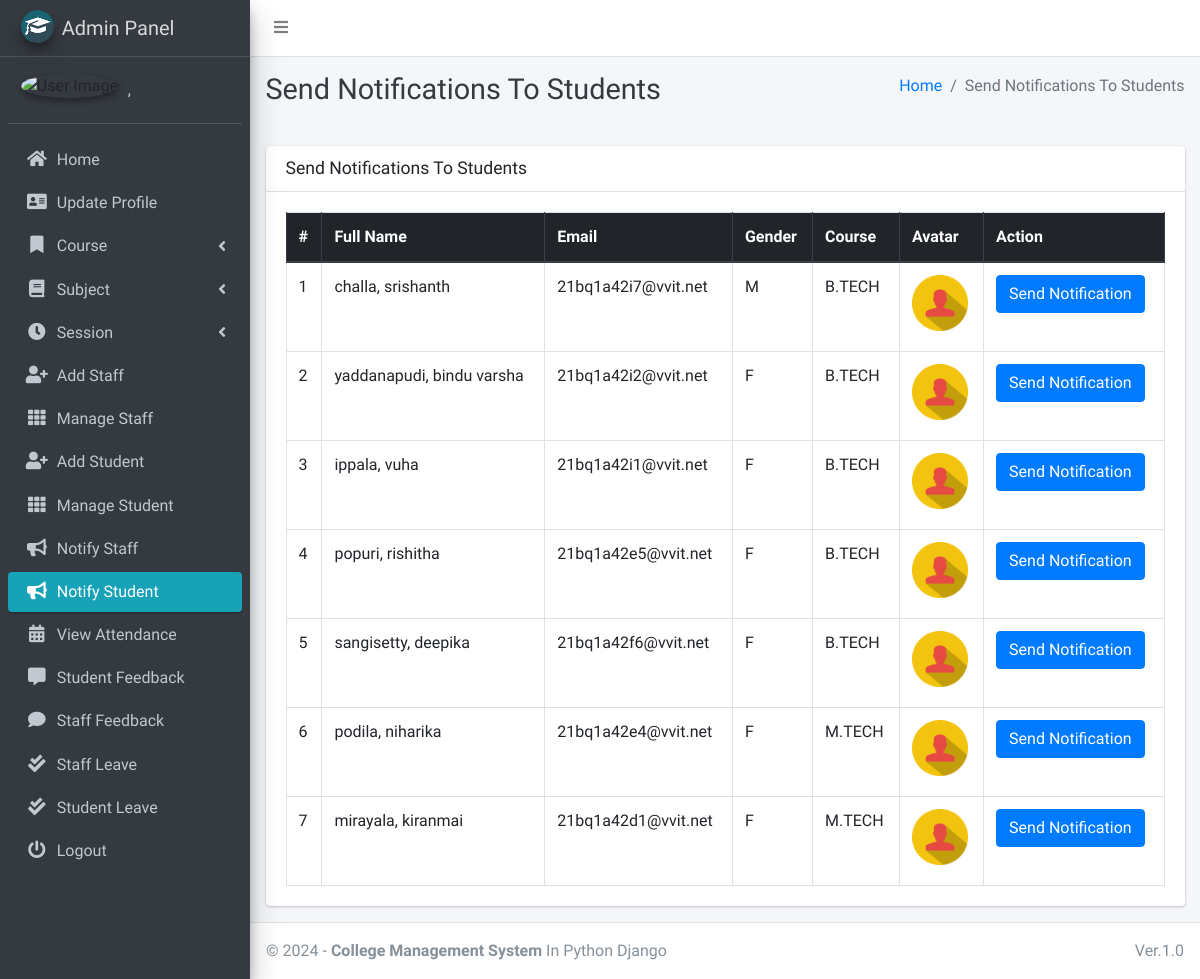
Page /admin_notify_student (signed in) on the committed database.
### main_app/models.py (models this page shows, shortened)
class CustomUser(AbstractUser):
    USER_TYPE = ((1, "HOD"), (2, "Staff"), (3, "Student"))
    GENDER = [("M", "Male"), ("F", "Female")]
    username = None  # Removed username, using email instead
    email = models.EmailField(unique=True)
    user_type = models.CharField(default=1, choices=USER_TYPE, max_length=1)
    gender = models.CharField(max_length=1, choices=GENDER)
    profile_pic = models.ImageField()
    address = models.TextField()
    fcm_token = models.TextField(default="")  # For firebase notifications
    created_at = models.DateTimeField(auto_now_add=True)
    updated_at = models.DateTimeField(auto_now=True)
    USERNAME_FIELD = "email"
    REQUIRED_FIELDS = []
    objects = CustomUserManager()
    def __str__(self):
        return self.last_name + ", " + self.first_name

class Student(models.Model):
    admin = models.OneToOneField(CustomUser, on_delete=models.CASCADE)
    course = models.ForeignKey(Course, on_delete=models.DO_NOTHING, null=True, blank=False)
    session = models.ForeignKey(Session, on_delete=models.DO_NOTHING, null=True)

class Course(models.Model):
    name = models.CharField(max_length=120)
    created_at = models.DateTimeField(auto_now_add=True)
    updated_at = models.DateTimeField(auto_now=True)

### main_app/hod_views.py (the view)
# urls.py: path("admin_notify_student", hod_views.admin_notify_student,
def admin_notify_student(request):
    student = CustomUser.objects.filter(user_type=3)
    context = {
        'page_title': "Send Notifications To Students",
        'students': student
    }
    return render(request, "hod_template/student_notification.html", context)

### main_app/templates/hod_template/student_notification.html (shortened to what this page needs)
{% extends 'main_app/base.html' %}
{% load static %}
{% block page_title %}{{page_title}}{% endblock page_title %}
{% block content %}
<section class="content">
    <div class="container-fluid">
        <div class="row">
            <div class="col-md-12">
                <div class="card">
                    <div class="card-header">
                        <h3 class="card-title">{{page_title}}</h3>
                    </div>
                    <div class="card-body">
                        <table id="example2" class="table table-bordered table-hover">
                            <thead class="thead-dark">
                                <tr>
                                    <th>#</th>
                                    <th>Full Name</th>
                                    <th>Email</th>
                                    <th>Gender</th>
                                    <th>Course</th>
                                    <th>Avatar</th>
                                    <th>Action</th>
                                </tr>
                            </thead>
                            <tbody>
                                {% for student in students %}
                                <tr>
                                    <td>{{ forloop.counter }}</td>
                                    <td>{{student.last_name}}, {{student.first_name}}</td>
                                    <td>{{student.email}}</td>
                                    <td>{{student.gender}}</td>
                                    <td>{{student.student.course.name}}</td>
                                    <td>
                                        {% if student.profile_pic == ""  %}
                                        No Image
                                        {% else %}
                                        <img class="img img-fluid mb-2" height="56" width="56"
                                            src="{{student.profile_pic}}" alt="">
                                        {% endif %}
                                    </td>
                                    <td><button data-toggle = "modal" data-target = "#myModal"class="btn btn-primary show_notification" value="{{student.id}}">Send Notification</button>
                                    </td>
                                </tr>
                                {% endfor %}
                            </tbody>
                        </table>
                    </div>
                </div>
            </div>
        </div>
    </div>
</section>
{% endblock content %}

### main_app/templates/main_app/sidebar_template.html (shortened to what this page needs)
{% load static %}
<aside class="main-sidebar sidebar-dark-info elevation-4">
    {% if request.user.user_type == '1' %}
    <a href="{% url 'admin_home' %}" class="brand-link">
        <img src="{% static 'dist/img/cmsl.png' %} " alt="AdminLTE Logo"
            class="brand-image img-circle elevation-3" >
        <span class="brand-text font-weight-light">Admin Panel</span>
    </a>
    <div class="sidebar">
        <div class="user-panel mt-3 pb-3 mb-3 d-flex">
            <div class="image">
                <img src="{{ request.user.profile_pic}}" class="img-circle elevation-2" alt="User Image">
            </div>
            <div class="info">
                <a href="#" class="d-block">{{user}}</a>
            </div>
        </div>
        <nav class="mt-2">
            <ul class="nav nav-pills nav-sidebar flex-column" data-widget="treeview" role="menu" data-accordion="false">
                <li class="nav-item">
                    {% url 'admin_home' as admin_home %}
                    <a href="{{admin_home}}" class="nav-link {% if admin_home == request.path %} active {% endif %}">
                        <i class="nav-icon fas fa-home"></i>
                        <p>
                            Home
                        </p>
                    </a>
                </li>
                <li class="nav-item">
                    {% url 'admin_view_profile' as admin_view_profile %}
                    <a href="{{admin_view_profile}}"
                        class="nav-link {% if admin_view_profile == request.path %} active {% endif %}">
                        <i class="nav-icon fas fa-address-card"></i>
                        <p>
                            Update Profile
                        </p>
                    </a>
                </li>
                <li class="nav-item has-treeview">
                    <a href="#" class="nav-link">
                        <i class="nav-icon fas fa-bookmark"></i>
                        <p>
                            Course
                            <i class="fas fa-angle-left right"></i>
                        </p>
                    </a>
                </li>
                <li class="nav-item has-treeview">
                    <a href="#" class="nav-link">
                        <i class="nav-icon fas fa-book"></i>
                        <p>
                            Subject
                            <i class="fas fa-angle-left right"></i>
                        </p>
                    </a>
                </li>
                <li class="nav-item has-treeview">
                    <a href="#" class="nav-link">
                        <i class="nav-icon fas fa-clock"></i>
                        <p>
                            Session
                            <i class="fas fa-angle-left right"></i>
                        </p>
                    </a>
                </li>
                <li class="nav-item">
                    {% url 'add_staff' as add_staff %}
                    <a href="{{add_staff}}" class="nav-link {% if add_staff == request.path %} active {% endif %}">
                        <i class="nav-icon fas fa-user-plus"></i>
                        <p>
                            Add Staff
                        </p>
                    </a>
                </li>
                <li class="nav-item">
                    {% url 'manage_staff' as manage_staff %}
                    {% url 'edit_staff' staff_id as edit_staff %}
                    <a href="{{manage_staff}}"
                        class="nav-link {% if manage_staff == request.path or request.path == edit_staff %} active {% endif %}">
                        <i class="nav-icon fas fa-th"></i>
                        <p>
                            Manage Staff
                        </p>
                    </a>
                </li>
                <li class="nav-item">
                    {% url 'add_student' as add_student%}
                    <a href="{{add_student}}" class="nav-link  {% if add_student == request.path %} active {% endif %}">
                        <i class="nav-icon fas fa-user-plus"></i>
                        <p>
                            Add Student
                        </p>
                    </a>
                </li>
                <li class="nav-item">
                    {% url 'manage_student' as manage_student %}
                    {% url 'edit_student' student_id as edit_student %}
                    <a href="{{manage_student}}"
                        class="nav-link  {% if edit_student == request.path or manage_student == request.path %} active {% endif %}">
                        <i class="nav-icon fas fa-th"></i>
                        <p>
                            Manage Student
                        </p>
                    </a>
                </li>
                <li class="nav-item">
                    {% url 'admin_notify_staff' as admin_notify_staff %}
                    <a href="{{admin_notify_staff}}"
                        class="nav-link {% if admin_notify_staff == request.path %} active {% endif %}">
                        <i class="nav-icon fas fa-bullhorn"></i>
                        <p>
                            Notify Staff
                        </p>
                    </a>
                </li>
                <li class="nav-item">
                    {% url 'admin_notify_student' as admin_notify_student %}
                    <a href="{{admin_notify_student}}"
                        class="nav-link {% if admin_notify_student == request.path %} active {% endif %}">
                        <i class="nav-icon fas fa-bullhorn"></i>
                        <p>
                            Notify Student
                        </p>
                    </a>
                </li>
                <li class="nav-item">
                    {% url 'admin_view_attendance' as admin_view_attendance %}
                <li class="nav-item">
                    <a href="{{admin_view_attendance}}"
                        class="nav-link  {% if admin_view_attendance == request.path %} active {% endif %}">
                        <i class="nav-icon fas fa-calendar-alt"></i>
                        <p>
                            View Attendance
                        </p>
                    </a>
                </li>
                <li class="nav-item">
                    {% url 'student_feedback_message' as student_feedback_message %}
                    <a href="{{ student_feedback_message }}"
                        class="nav-link  {% if student_feedback_message == request.path %} active {% endif %}">
                        <i class="nav-icon fas fa-comment-alt"></i>
                        <p>
                            Student Feedback
                        </p>
                    </a>
                </li>
                <li class="nav-item">
                    {% url 'staff_feedback_message' as staff_feedback_message %}
                    <a href="{{staff_feedback_message}}"
                        class="nav-link   {% if staff_feedback_message == request.path %} active {% endif %}">
                        <i class="nav-icon fas fa-comment"></i>
                        <p>
                            Staff Feedback
                        </p>
                    </a>
                </li>
                <li class="nav-item">
                    {% url 'view_staff_leave' as view_staff_leave %}
                    <a href="{{view_staff_leave}}"
                        class="nav-link  {% if view_staff_leave == request.path %} active {% endif %}">
                        <i class="nav-icon fas fa-check-double"></i>
                        <p>
                            Staff Leave
                        </p>
                    </a>
                </li>
                <li class="nav-item">
                    {% url 'view_student_leave' as view_student_leave %}
                    <a href="{% url 'view_student_leave' %}"
                        class="nav-link  {% if view_student_leave == request.path %} active {% endif %}">
                        <i class="nav-icon fas fa-check-double"></i>
                        <p>
                            Student Leave
                        </p>
                    </a>
                </li>
                                        {% endif %}
                                        <li class="nav-item">
                                            <a href="{% url 'user_logout' %}"
                                                onclick="return confirm('Your session would be terminated.\n\nProceed?')"
                                                class="nav-link">
                                                <i class="nav-icon fas fa-power-off"></i>
                                                <p>
                                                    Logout
                                                </p>
                                            </a>
                                        </li>
                                    </ul>
                                </nav>
                            </div>
</aside>

### rows in the picture
CustomUser: last_name+first_name ","
CustomUser: last_name "challa", first_name "srishanth", email "21bq1a42i7@vvit.net", gender "M", student.course.name "B.TECH", profile_pic (picture)
CustomUser: last_name "yaddanapudi", first_name "bindu varsha", email "21bq1a42i2@vvit.net", gender "F", student.course.name "B.TECH", profile_pic (picture)
CustomUser: last_name "ippala", first_name "vuha", email "21bq1a42i1@vvit.net", gender "F", student.course.name "B.TECH", profile_pic (picture)
CustomUser: last_name "popuri", first_name "rishitha", email "21bq1a42e5@vvit.net", gender "F", student.course.name "B.TECH", profile_pic (picture)
CustomUser: last_name "sangisetty", first_name "deepika", email "21bq1a42f6@vvit.net", gender "F", student.course.name "B.TECH", profile_pic (picture)
CustomUser: last_name "podila", first_name "niharika", email "21bq1a42e4@vvit.net", gender "F", student.course.name "M.TECH", profile_pic (picture)
CustomUser: last_name "mirayala", first_name "kiranmai", email "21bq1a42d1@vvit.net", gender "F", student.course.name "M.TECH", profile_pic (picture)

### other values in the picture
{{ page_title }} "Send Notifications To Students"
